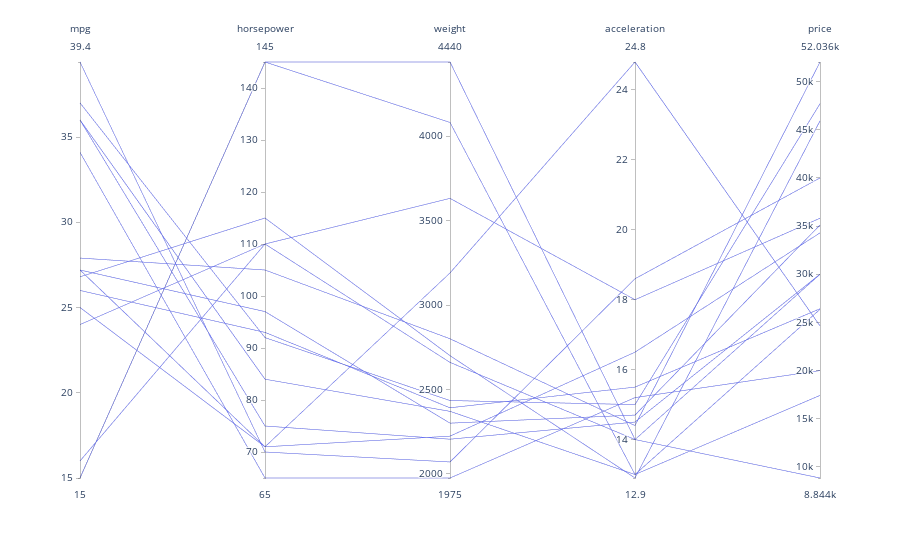

Here is the notebook cell this chart was saved with:
### Code cell
import plotly.express as px
#df = px.data.iris()
fig = px.parallel_coordinates(df,
                             color_continuous_scale=px.colors.diverging.Tealrose,
                             color_continuous_midpoint=2)
fig.show()

### Figure 1 — Plotly figure (JSON) as saved in the notebook; plotly's stock layout.template omitted (floating-point values rounded to 4 significant figures)
{"data": [{"dimensions": [{"label": "mpg", "values": [24, 36, 34.1, 26.8, 36, 15, 15, 37, 26, 27.2, 27.2, 16, 25, 27.9, 39.4]}, {"label": "horsepower", "values": [110, 75, 65, 115, 84, 145, 145, 92, 93, 71, 97, 110, 71, 105, 70]}, {"label": "weight", "values": [2660, 2205, 1975, 2700, 2370, 4082, 4440, 2434, 2391, 3190, 2300, 3632, 2223, 2800, 2070]}, {"label": "acceleration", "values": [14, 14.5, 15.2, 12.9, 13, 13, 14, 15, 15.5, 24.8, 14.7, 18, 16.5, 14.4, 18.6]}, {"label": "price", "values": [30000, 30000, 20000, 45920.0, 17420.0, 26360.0, 8844.0, 47700.0, 26410.0, 24640.0, 35110.0, 35820.0, 34300.0, 52040.0, 40000]}], "domain": {"x": [0, 1], "y": [0, 1]}, "name": "", "type": "parcoords"}], "layout": {"legend": {"tracegroupgap": 0}, "margin": {"t": 60}}}
